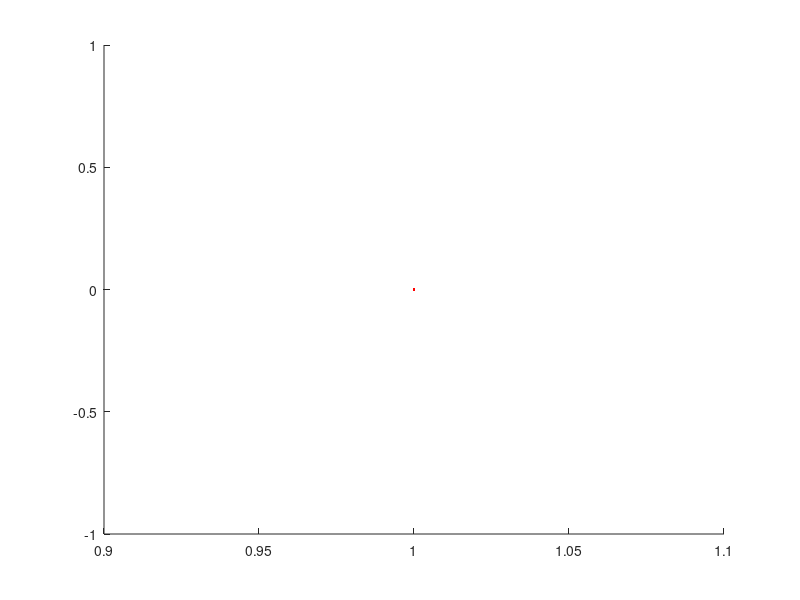

Reproduce this figure in MATLAB. (Note: this script raises an error after producing the figure.)
% KARATIS DIMITRIOS 10775
% THEMA 2, ERWTHMA b

clear;
clc;

% Define the function f(x, y) and its gradient
f = @(x, y) x.^5 .* exp(-x.^2 - y.^2);            
grad_f = @(x, y) [5*x.^4 .* exp(-x.^2 - y.^2) - 2*x.^6 .* exp(-x.^2 - y.^2); ...
                 -2*y .* x.^5 .* exp(-x.^2 - y.^2)]; 

% Initial conditions (starting points)
initial_points = [0, 0; -1, 1; 1, -1]; % The three points (x0, y0)
epsilon = 1e-6; % Convergence threshold for gradient norm
max_iter = 5000000; % Maximum number of iterations
l = 0.001; % Tolerance for gamma optimization

% Colors for plotting
colors = ['r', 'g', 'b']; 

figure; % Open a new figure for plotting
hold on; % Allow multiple plots on the same figure

% Execute the Steepest Descent method for each starting point
for i = 1:size(initial_points, 1)
    % Initialize the point
    x = initial_points(i, 1);
    y = initial_points(i, 2);

    % Store the function values for plotting
    f_values = zeros(1, max_iter); % Preallocate for speed
    
    % Loop for Steepest Descent steps
    for k = 1:max_iter
        % Calculate the gradient at the current point
        grad = grad_f(x, y);

        % Store the function value at the current point
        f_values(k) = f(x, y);
        
        % Convergence check 
        if norm(grad) < epsilon
            f_values = f_values(1:k); % Trim unused entries
            break;
        end
        
        % Define the descent direction as the negative gradient
        d_k = -grad;
        
        % Define the function to minimize along the direction d_k
        line_search_func = @(gamma) f(x + gamma * d_k(1), y + gamma * d_k(2));
        
        % Perform Golden Section Search to find the optimal gamma
        gamma = golden_section_method(line_search_func, -5, 5, l); 
       
        % Update the point (x, y) with the optimal step size gamma
        x_new = x + gamma * d_k(1);
        y_new = y + gamma * d_k(2);

        x = x_new;
        y = y_new;
        
    end

    % Plot the convergence for this starting point
    plot(1:k, f_values, 'Color', colors(i), 'LineWidth', 3.0);

    % Display results for the starting point
    fprintf('Initial point: (%.2f, %.2f)\n', initial_points(i, 1), initial_points(i, 2));
    fprintf('Minimum found at: (%.4f, %.4f)\n', x, y);
    fprintf('Number of iterations: %d\n', k);
    fprintf('Final value f(x, y) = %.6f\n\n', f(x, y));
end

% Add labels, legend, and title to the plot
xlabel('Number of iterations', 'FontSize', 18);
ylabel('Objective function value f(x, y)', 'FontSize', 18);
title('Convergence of Objective Function', 'FontSize', 20);
lgnd = legend({'Start: (0, 0)', 'Start: (-1, 1)', 'Start: (1, -1)'}, 'Location', 'northeast');
lgnd.FontSize = 20;
grid on;
hold off;

ax = gca; % Get current axis
ax.FontSize = 18; % Set font size for axis tick labels